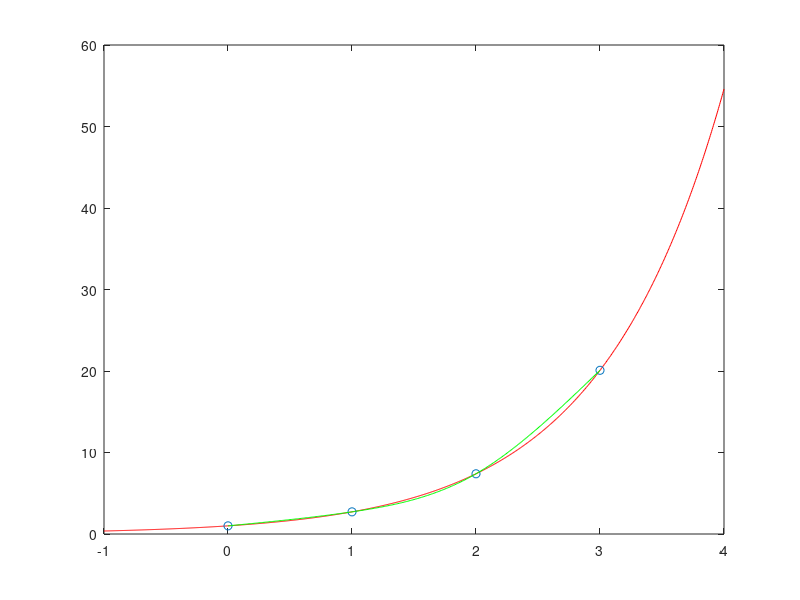

The MATLAB script that drew this image: (Note: this script raises an error after producing the figure.)
clear all
close all


f = @(x) exp(x);

x0 = linspace(-1,4,1001); y0 = f(x0);

x = [0 1 2 3];
y = f(x);


figure(1)
plot(x0,y0,'r',x,y,'o');

n = length(x);

%natural cubic spline
p_nat = csape(x,y,'variational');

for j=1:n-1
    xx = linspace(x(j),x(j+1),101);
    yy = polyval(p_nat.coefs(j,:), xx - p_nat.breaks(j));
    figure(1)
    hold on
    plot(xx,yy,'g');
    hold off
end

 

%clamped cubic spline
x = [1 2 3]; y = [2 3 5];
v = [2 1];

p_cla = csape(x,y,'clamped',v);

figure(2)
plot(x,y,'o');

n = length(x);
for j=1:n-1
    xx = linspace(x(j),x(j+1),101);
    yy = polyval(p_cla.coefs(j,:), xx - p_cla.breaks(j));
    figure(2)
    hold on
    plot(xx,yy,'g');
    hold off
end


%[d c b a] = naturalcubicspline(x,y);

%[d c b a] = clampedcubicspline(x,y,v(1),v(2));


